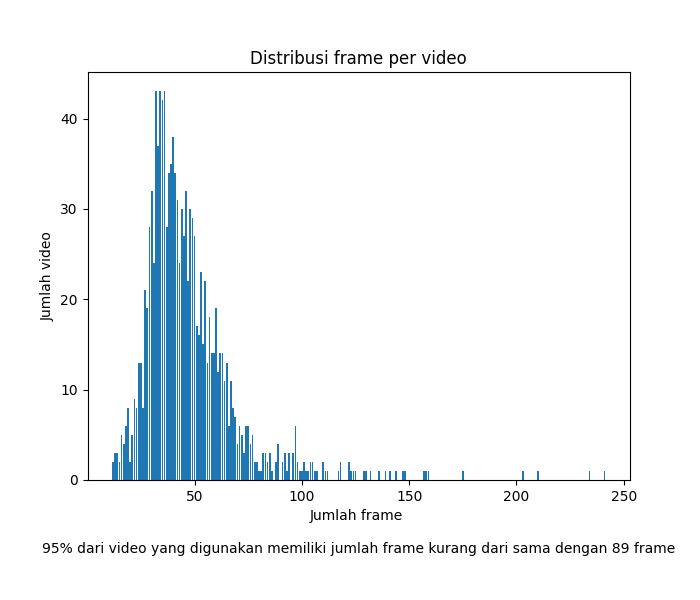

The script that saved this image:
import matplotlib.pyplot as plt
from lib import pose_detection 

d_frame = pose_detection.get_frame_dist()

count = 0
total_vid = 0
for k, v in d_frame.items():
    total_vid += v

threshold = 0.95

total_thresh_vid = int(total_vid * threshold) + 1

print(total_thresh_vid)

for k, v in d_frame.items():
    count += v
    print(k, count)
    if count >= total_thresh_vid:
        #print(str(int(threshold * 100)) + "% dari video yang digunakan memiliki jumlah frame kurang dari sama dengan " + str(k) + " frame")
        break

fig, ax = plt.subplots(figsize=(7, 6))
fig.subplots_adjust(bottom=0.2)
ax.bar(d_frame.keys(), d_frame.values())
ax.set_title("Distribusi frame per video")
ax.set_ylabel("Jumlah video")
ax.set_xlabel("Jumlah frame \n\n" + str(int(threshold * 100)) + "% dari video yang digunakan memiliki jumlah frame kurang dari sama dengan " + str(k) + " frame")
fig.savefig("frame_dist.png")
plt.show()